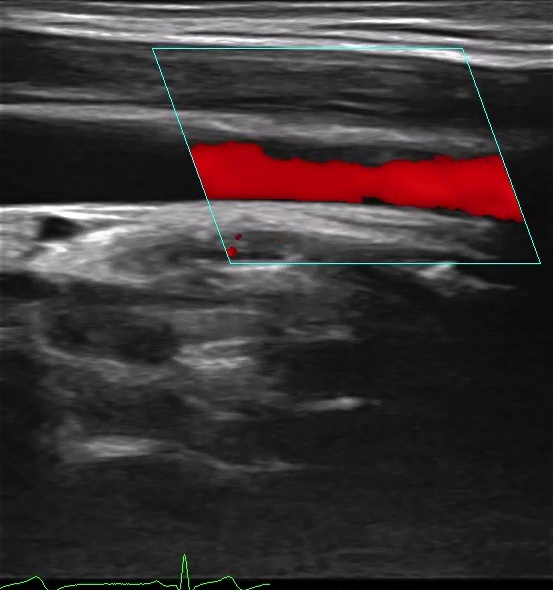
#> input picture data/classify_view/input/frame_004920.jpg, 553 x 590 px
$ python -i doppler_cursor_extractor.py   (imports and definitions only)
#> lines starting #> are read from the running program, lines starting #| are printed output that depends on the picture; after the words box and inside, x2 and y2 are one past the last pixel; in counts of white or black regions, pixels touching at a corner belong together
from dataclasses import dataclass

import cv2
import numpy as np

from config import (
    GREEN_HSV_LOWER,
    GREEN_HSV_UPPER,
    CURSOR_BEAM_REMOVAL_THICKNESS,
    CURSOR_LINE_FIT_DISTANCE_PIXELS,
    CURSOR_LINE_MAX_ANGLE_DIFF_DEGREES,
    CURSOR_LINE_MIN_ANGLE_DIFF_DEGREES,
    CURSOR_LINE_PAIR_MAX_ANGLE_DIFF_DEGREES,
    CURSOR_LINE_PAIR_MAX_OFFSET_PIXELS,
    HOUGH_MAXIMUM_LINE_GAP,
    HOUGH_RHO,
    HOUGH_THETA,
    HOUGH_THRESHOLD,
    INSONATION_HOUGH_THRESHOLD,
    INSONATION_MAX_LINE_GAP,
    INSONATION_MIN_LINE_LENGTH,
    MINIMUM_BEAM_LENGTH_PIXELS,
    MINIMUM_BEAM_LENGTH_RATIO,
    PREVIEW_BEAM_COLOR_BGR,
    PREVIEW_BEAM_THICKNESS,
    PREVIEW_CENTER_COLOR_BGR,
    PREVIEW_ENDPOINT_COLOR_BGR,
    PREVIEW_ENDPOINT_RADIUS,
    PREVIEW_INSONATION_COLOR_BGR,
    PREVIEW_MASK_COLOR_BGR,
)


LineSegment = tuple[int, int, int, int]
FittedLine = tuple[float, float, float, float]


@dataclass(frozen=True)
class DopplerCursorDetection:
    green_mask: np.ndarray
    line_segments: list[LineSegment]
    beam: LineSegment
    insonation_line: FittedLine | None
    cursor_center: tuple[int, int] | None


def create_green_pixel_mask(image: np.ndarray) -> np.ndarray:
    """Create a binary mask containing pixels within the configured green range."""
    print("[Cursor 1/4] Converting image from BGR to HSV.")
    print(
        f"[Cursor 1/4] Green HSV bounds: lower={GREEN_HSV_LOWER}, "
        f"upper={GREEN_HSV_UPPER}"
    )
    hsv_image = cv2.cvtColor(image, cv2.COLOR_BGR2HSV)
    green_mask = cv2.inRange(hsv_image, GREEN_HSV_LOWER, GREEN_HSV_UPPER)
    print(
        "[Cursor 1/4] "
        f"{cv2.countNonZero(green_mask)} pixels matched the green range."
    )
    return green_mask


def find_green_line_segments(green_mask: np.ndarray) -> list[LineSegment]:
    """Find line segments in the green mask using the probabilistic Hough transform."""
    minimum_length = max(
        MINIMUM_BEAM_LENGTH_PIXELS,
        int(green_mask.shape[0] * MINIMUM_BEAM_LENGTH_RATIO),
    )
    print("[Cursor 2/4] Searching the green mask for straight line segments.")
    print(
        f"[Cursor 2/4] Hough settings: vote threshold={HOUGH_THRESHOLD}, "
        f"minimum length={minimum_length}px, maximum gap={HOUGH_MAXIMUM_LINE_GAP}px."
    )
    segments = cv2.HoughLinesP(
        green_mask,
        rho=HOUGH_RHO,
        theta=HOUGH_THETA,
        threshold=HOUGH_THRESHOLD,
        minLineLength=minimum_length,
        maxLineGap=HOUGH_MAXIMUM_LINE_GAP,
    )
    if segments is None:
        print("[Cursor 2/4] No line segments were found.")
        raise ValueError("No line segments were detected in the green-pixel mask.")

    line_segments = [
        tuple(int(value) for value in segment)
        for segment in segments.reshape(-1, 4)
    ]
    print(f"[Cursor 2/4] Found {len(line_segments)} line segments:")
    for index, (x1, y1, x2, y2) in enumerate(line_segments, start=1):
        length = float(np.hypot(x2 - x1, y2 - y1))
        angle = float(np.degrees(np.arctan2(y2 - y1, x2 - x1)))
        print(
            f"[Cursor 2/4]   segment {index}: "
            f"({x1}, {y1}) -> ({x2}, {y2}), "
            f"length={length:.1f}px, angle={angle:.1f} degrees"
        )
    return line_segments


def find_longest_line_segment(segments: list[LineSegment]) -> LineSegment:
    """Return the longest segment, raising an error when the list is empty."""
    if not segments:
        raise ValueError("Cannot select a longest line from an empty segment list.")

    beam = max(
        segments,
        key=lambda segment: np.hypot(
            segment[2] - segment[0],
            segment[3] - segment[1],
        ),
    )
    length = float(np.hypot(beam[2] - beam[0], beam[3] - beam[1]))
    print(
        f"[Cursor 3/4] Selected longest segment as beam: "
        f"{beam}, length={length:.1f}px."
    )
    return beam


def _angle_difference_degrees(first: float, second: float) -> float:
    return abs((first - second + 90) % 180 - 90)


# [11 lines left out: function _line_fit, not called in this run]


def _cross_2d(first: np.ndarray, second: np.ndarray) -> float:
    return float(first[0] * second[1] - first[1] * second[0])


def find_cursor_intersection(
    green_mask: np.ndarray,
    beam: LineSegment,
) -> tuple[FittedLine | None, tuple[int, int] | None]:
    """Fit the insonation stroke and intersect it with the Doppler beam."""
    print(
        "[Cursor 4/4] Masking the selected beam in a copy of the green mask "
        "so it cannot interfere with fitting the insonation stroke."
    )
    other_strokes = green_mask.copy()
    x1, y1, x2, y2 = beam
    cv2.line(
        other_strokes,
        (x1, y1),
        (x2, y2),
        0,
        CURSOR_BEAM_REMOVAL_THICKNESS,
    )

    print(
        "[Cursor 4/4] Detecting the remaining straight strokes with relaxed "
        f"Hough settings: vote threshold={INSONATION_HOUGH_THRESHOLD}, "
        f"minimum length={INSONATION_MIN_LINE_LENGTH}px, "
        f"maximum gap={INSONATION_MAX_LINE_GAP}px."
    )
    detected = cv2.HoughLinesP(
        other_strokes,
        rho=HOUGH_RHO,
        theta=HOUGH_THETA,
        threshold=INSONATION_HOUGH_THRESHOLD,
        minLineLength=INSONATION_MIN_LINE_LENGTH,
        maxLineGap=INSONATION_MAX_LINE_GAP,
    )
    if detected is None:
        print("[Cursor 4/4] No candidate strokes were detected after beam masking.")
        return None, None

    beam_start = np.array((x1, y1), dtype=np.float64)
    beam_direction = np.array((x2 - x1, y2 - y1), dtype=np.float64)
    beam_length = float(np.linalg.norm(beam_direction))
    beam_direction /= beam_length
    beam_angle = float(np.degrees(np.arctan2(beam_direction[1], beam_direction[0])))
    candidate_segments: list[tuple[LineSegment, float, float]] = []
    for raw_segment in detected.reshape(-1, 4):
        segment = tuple(int(value) for value in raw_segment)
        sx1, sy1, sx2, sy2 = segment
        direction = np.array((sx2 - sx1, sy2 - sy1), dtype=np.float64)
        length = float(np.linalg.norm(direction))
        angle = float(np.degrees(np.arctan2(direction[1], direction[0])))
        difference = _angle_difference_degrees(angle, beam_angle)
        midpoint = np.array(((sx1 + sx2) / 2, (sy1 + sy2) / 2))
        side = _cross_2d(beam_direction, midpoint - beam_start)
        print(
            f"[Cursor 4/4]   candidate {segment}: length={length:.1f}px, "
            f"angle={angle:.1f} degrees, angle to beam={difference:.1f} "
            f"degrees, beam-side={'left' if side < 0 else 'right'}."
        )
        if (
            difference < CURSOR_LINE_MIN_ANGLE_DIFF_DEGREES
            or difference > CURSOR_LINE_MAX_ANGLE_DIFF_DEGREES
        ):
            continue
        candidate_segments.append((segment, length, side))

    best_pair: tuple[LineSegment, LineSegment] | None = None
    best_direction: np.ndarray | None = None
    best_origin: np.ndarray | None = None
    best_score = -1.0
    for index, (first, first_length, first_side) in enumerate(candidate_segments):
        for second, second_length, second_side in candidate_segments[index + 1 :]:
            if first_side * second_side >= 0:
                continue
            first_angle = float(np.degrees(np.arctan2(first[3] - first[1], first[2] - first[0])))
            second_angle = float(np.degrees(np.arctan2(second[3] - second[1], second[2] - second[0])))
            if _angle_difference_degrees(first_angle, second_angle) > CURSOR_LINE_PAIR_MAX_ANGLE_DIFF_DEGREES:
                continue

            endpoints = np.array(
                ((first[0], first[1]), (first[2], first[3]),
                 (second[0], second[1]), (second[2], second[3])),
                dtype=np.float64,
            )
            fit_direction, fit_origin = _line_fit(endpoints)
            offsets = np.abs(
                (endpoints[:, 0] - fit_origin[0]) * fit_direction[1]
                - (endpoints[:, 1] - fit_origin[1]) * fit_direction[0]
            )
            max_offset = float(np.max(offsets))
            if max_offset > CURSOR_LINE_PAIR_MAX_OFFSET_PIXELS:
                continue
            score = (first_length + second_length) / (1 + max_offset)
            if score > best_score:
                best_pair = first, second
                best_direction = fit_direction
                best_origin = fit_origin
                best_score = score

    if best_pair is None or best_direction is None or best_origin is None:
        print(
            "[Cursor 4/4] Could not find two aligned insonation-stroke portions "
            "on opposite sides of the beam."
        )
        return None, None

    print(
        f"[Cursor 4/4] Paired stroke portions {best_pair[0]} and {best_pair[1]}; "
        f"combined line-fit score={best_score:.2f}."
    )
    coordinates_y, coordinates_x = np.where(other_strokes > 0)
    pixels = np.column_stack((coordinates_x, coordinates_y)).astype(np.float64)
    relative_pixels = pixels - best_origin
    distances = np.abs(
        relative_pixels[:, 0] * best_direction[1]
        - relative_pixels[:, 1] * best_direction[0]
    )
    projections = relative_pixels @ best_direction
    endpoints = np.array(
        (*best_pair[0][:2], *best_pair[0][2:], *best_pair[1][:2], *best_pair[1][2:]),
        dtype=np.float64,
    ).reshape(-1, 2)
    endpoint_projections = (endpoints - best_origin) @ best_direction
    in_span = (
        (projections >= endpoint_projections.min() - 3)
        & (projections <= endpoint_projections.max() + 3)
    )
    fit_pixels = pixels[(distances <= CURSOR_LINE_FIT_DISTANCE_PIXELS) & in_span]
    if len(fit_pixels) < 2:
        raise ValueError("Too few green pixels remained to fit the insonation line.")
    insonation_direction, insonation_origin = _line_fit(fit_pixels)
    print(
        f"[Cursor 4/4] Refitted insonation line using {len(fit_pixels)} green "
        f"pixels; direction=({insonation_direction[0]:.3f}, "
        f"{insonation_direction[1]:.3f})."
    )

    denominator = _cross_2d(insonation_direction, beam_direction)
    if abs(denominator) < 1e-6:
        print("[Cursor 4/4] Insonation line is parallel to the beam; no crossing.")
        return None, None
    distance_to_intersection = _cross_2d(
        beam_start - insonation_origin,
        beam_direction,
    ) / denominator
    intersection = insonation_origin + distance_to_intersection * insonation_direction
    beam_position = float((intersection - beam_start) @ beam_direction)
    if beam_position < -2 or beam_position > beam_length + 2:
        print(
            f"[Cursor 4/4] Fitted-line crossing is outside the detected beam "
            f"segment: distance={beam_position:.1f}px, beam length={beam_length:.1f}px."
        )
        return None, None

    fitted_projections = (fit_pixels - insonation_origin) @ insonation_direction
    fitted_start = insonation_origin + fitted_projections.min() * insonation_direction
    fitted_end = insonation_origin + fitted_projections.max() * insonation_direction
    insonation_line = (
        float(fitted_start[0]),
        float(fitted_start[1]),
        float(fitted_end[0]),
        float(fitted_end[1]),
    )
    cursor_center = round(float(intersection[0])), round(float(intersection[1]))
    print(
        f"[Cursor 4/4] Beam/insonation intersection: "
        f"({intersection[0]:.2f}, {intersection[1]:.2f}) -> "
        f"pixel {cursor_center}; used as the lumen-search anchor."
    )
    return insonation_line, cursor_center


def extract_doppler_cursor(image: np.ndarray) -> DopplerCursorDetection:
    """Detect green cursor pixels and choose the longest detected line as its beam."""
    print("\n=== Doppler cursor extraction ===")
    green_mask = create_green_pixel_mask(image)
    segments = find_green_line_segments(green_mask)
    beam = find_longest_line_segment(segments)
    insonation_line, cursor_center = find_cursor_intersection(green_mask, beam)
    return DopplerCursorDetection(
        green_mask,
        segments,
        beam,
        insonation_line,
        cursor_center,
    )


# [52 lines left out: function create_cursor_preview, not called in this run]


def count_green_pixels(green_mask: np.ndarray) -> int:
    return int(cv2.countNonZero(green_mask))

>>> import cv2
>>> picture = cv2.imread('../../../data/classify_view/input/frame_004920.jpg')
#> picture is the input picture: shape (590, 553, 3); mean B, G, R 52.3, 51.5, 59
>>> result = extract_doppler_cursor(picture)
#> in create_green_pixel_mask, `green_mask = cv2.inRange(hsv_image, GREEN_HSV_LOWER, GREEN_HSV_UPPER)`:
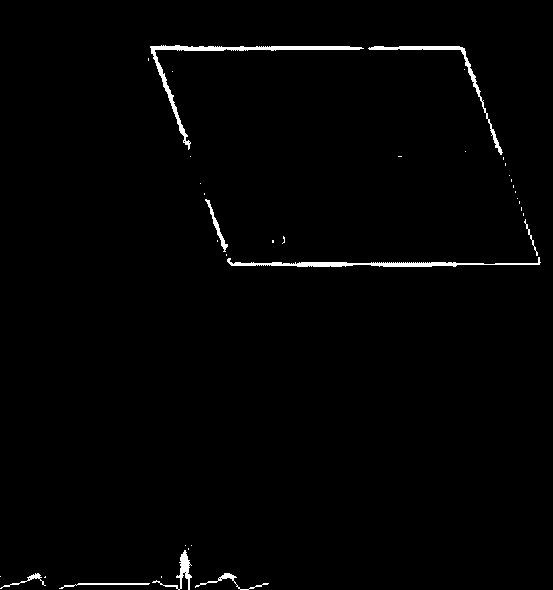
#> green_mask: shape (590, 553); 1.3% white; 37 white regions (28 under 20 px), largest, box (x1, y1, x2, y2) and area: (150, 45, 364, 150) 1270, (227, 257, 541, 267) 1047, (368, 46, 503, 155) 698
#| [Cursor 1/4] 4151 pixels matched the green range.
#| [Cursor 2/4] Hough settings: vote threshold=20, minimum length=236px, maximum gap=10px.
#> in find_green_line_segments, `segments = cv2.HoughLinesP( green_mask, rho=HOUGH_RHO, theta=HOUGH_THE..`: segments = [[150, 47, 462, 47], [151, 48, 464, 48], [230, 264, 539, 264], [229, 263, 483, 263], [151, 49, 464, 49]]
#> in find_green_line_segments, `line_segments = [ tuple(int(value) for value in segment) for segment i..`: line_segments = [(150, 47, 462, 47), (151, 48, 464, 48), (230, 264, 539, 264), (229, 263, 483, 263), (151, 49, 464, 49)]
#| [Cursor 2/4] Found 5 line segments:
#> the loop in find_green_line_segments, `for index, (x1, y1, x2, y2) in enumerate(line_segments, start=1):` made 5 passes
#> (x1, y1, x2, y2, length) on passes 1 to 5: (150, 47, 462, 47, 312), (151, 48, 464, 48, 313), (230, 264, 539, 264, 309), (229, 263, 483, 263, 254), (151, 49, 464, 49, 313)
#> (printed output is left out)
#> in extract_doppler_cursor, `segments = find_green_line_segments(green_mask)`: segments has the same summary as line_segments in find_green_line_segments
#> in find_longest_line_segment, `beam = max( segments, key=lambda segment: np.hypot( segment[2] - segme..`: beam = (151, 48, 464, 48)
#> in find_longest_line_segment, `length = float(np.hypot(beam[2] - beam[0], beam[3] - beam[1]))`: length = 313
#| [Cursor 3/4] Selected longest segment as beam: (151, 48, 464, 48), length=313.0px.
#> in extract_doppler_cursor, `beam = find_longest_line_segment(segments)`: beam = (151, 48, 464, 48)
#> in find_cursor_intersection, `x1, y1, x2, y2 = beam`: x1 = 151; y1 = 48; x2 = 464; y2 = 48
#> in find_cursor_intersection, `cv2.line( other_strokes, (x1, y1), (x2, y2), 0, CURSOR_BEAM_REMOVAL_TH..`:
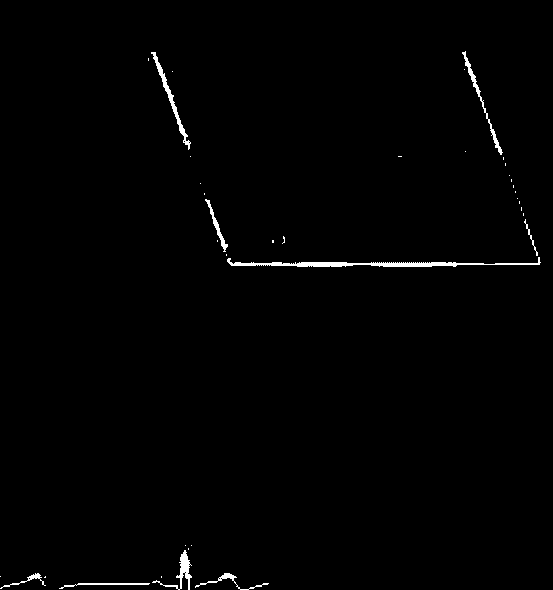
#> other_strokes: shape (590, 553); 0.9% white; 37 white regions (28 under 20 px), largest, box (x1, y1, x2, y2) and area: (227, 257, 541, 267) 1047, (151, 52, 191, 150) 417, (462, 51, 503, 155) 336
#> in find_cursor_intersection, `detected = cv2.HoughLinesP( other_strokes, rho=HOUGH_RHO, theta=HOUGH_..`: detected = 68 rows, first 6: [230, 264, 539, 264], [464, 52, 505, 165], [207, 200, 229, 263], [230, 263, 483, 263], [164, 73, 181, 133], [78, 583, 139, 584]
#> in find_cursor_intersection, `beam_start = np.array((x1, y1), dtype=np.float64)`: beam_start = [151, 48]
#> in find_cursor_intersection, `beam_direction = np.array((x2 - x1, y2 - y1), dtype=np.float64)`: beam_direction = [313, 0]
#> in find_cursor_intersection, `beam_length = float(np.linalg.norm(beam_direction))`: beam_length = 313
#> in find_cursor_intersection, `beam_direction /= beam_length`: beam_direction = [1, 0]
#> in find_cursor_intersection, `beam_angle = float(np.degrees(np.arctan2(beam_direction[1], beam_direc..`: beam_angle = 0
#> the loop in find_cursor_intersection, `for raw_segment in detected.reshape(-1, 4):` made 68 passes
#> (sx1, sy1, sx2, sy2, direction, length, angle, difference) on passes 2, 3, 5, 6, 9, 10, 11, 12: (464, 52, 505, 165, [41, 113], 120.2, 70.06, 70.06), (207, 200, 229, 263, [22, 63], 66.73, 70.75, 70.75), (164, 73, 181, 133, [17, 60], 62.36, 74.18, 74.18), (78, 583, 139, 584, [61, 1], 61.01, 0.939, 0.939), (181, 556, 191, 576, [10, 20], 22.36, 63.43, 63.43), (524, 221, 539, 262, [15, 41], 43.66, 69.9, 69.9), (180, 565, 190, 577, [10, 12], 15.62, 50.19, 50.19), (218, 579, 236, 577, [18, -2], 18.11, -6.34, 6.34)
#> (printed output is left out)
#> after the loop in find_cursor_intersection, `for raw_segment in detected.reshape(-1, 4):`: candidate_segments = 34 items
#> the loop in find_cursor_intersection, `for index, (first, first_length, first_side) in enumerate(candidate_se..` made 34 passes
#> (first, first_length, first_side) on passes 1 to 8: ((464, 52, 505, 165), 120.2, 60.5), ((207, 200, 229, 263), 66.73, 183.5), ((164, 73, 181, 133), 62.36, 55), ((181, 556, 191, 576), 22.36, 518), ((524, 221, 539, 262), 43.66, 193.5), ((180, 565, 190, 577), 15.62, 523), ((159, 63, 175, 116), 55.36, 41.5), ((153, 52, 168, 97), 47.43, 26.5)
#> after the loop in find_cursor_intersection, `for index, (first, first_length, first_side) in enumerate(candidate_se..`: best_score = -1

$ run again, on data/classify_view/input/frame_006090.jpg
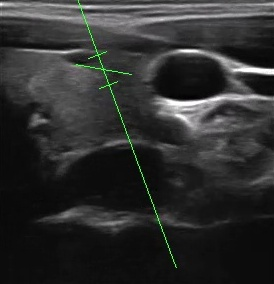
#> input picture data/classify_view/input/frame_006090.jpg, 274 x 284 px
#> picture is the input picture: shape (284, 274, 3); mean B, G, R 46.3, 47, 46.2
#> hsv_image: shape (284, 274, 3); mean H, S, V 23.3, 7.5, 47.5
#> in create_green_pixel_mask, `green_mask = cv2.inRange(hsv_image, GREEN_HSV_LOWER, GREEN_HSV_UPPER)`:
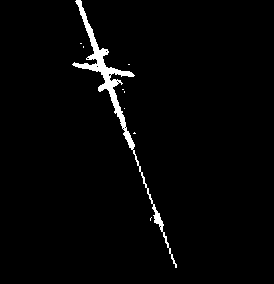
#> green_mask: shape (284, 274); 2.2% white; 9 white regions (8 under 20 px), largest, box (x1, y1, x2, y2) and area: (72, 0, 177, 268) 1711
#| [Cursor 1/4] 1730 pixels matched the green range.
#| [Cursor 2/4] Hough settings: vote threshold=20, minimum length=113px, maximum gap=10px.
#> in find_green_line_segments, `segments = cv2.HoughLinesP( green_mask, rho=HOUGH_RHO, theta=HOUGH_THE..`: segments = [[78, 0, 175, 267], [80, 0, 176, 266], [76, 0, 130, 147], [81, 1, 134, 146], [79, 0, 176, 267], [87, 31, 128, 144]]
#> line_segments = [(78, 0, 175, 267), (80, 0, 176, 266), (76, 0, 130, 147), (81, 1, 134, 146), (79, 0, 176, 267), (87, 31, 128, 144)]
#| [Cursor 2/4] Found 6 line segments:
#> the loop in find_green_line_segments, `for index, (x1, y1, x2, y2) in enumerate(line_segments, start=1):` made 6 passes
#> (x1, y1, x2, y2, length, angle) on passes 1 to 6: (78, 0, 175, 267, 284.1, 70.03), (80, 0, 176, 266, 282.8, 70.16), (76, 0, 130, 147, 156.6, 69.83), (81, 1, 134, 146, 154.4, 69.92), (79, 0, 176, 267, 284.1, 70.03), (87, 31, 128, 144, 120.2, 70.06)
#> (printed output is left out)
#> in extract_doppler_cursor, `segments = find_green_line_segments(green_mask)`: segments has the same summary as line_segments in find_green_line_segments
#> in find_longest_line_segment, `beam = max( segments, key=lambda segment: np.hypot( segment[2] - segme..`: beam = (78, 0, 175, 267)
#> in find_longest_line_segment, `length = float(np.hypot(beam[2] - beam[0], beam[3] - beam[1]))`: length = 284.1
#| [Cursor 3/4] Selected longest segment as beam: (78, 0, 175, 267), length=284.1px.
#> in extract_doppler_cursor, `beam = find_longest_line_segment(segments)`: beam = (78, 0, 175, 267)
#> in find_cursor_intersection, `x1, y1, x2, y2 = beam`: x1 = 78; y1 = 0; x2 = 175; y2 = 267
#> in find_cursor_intersection, `cv2.line( other_strokes, (x1, y1), (x2, y2), 0, CURSOR_BEAM_REMOVAL_TH..`:
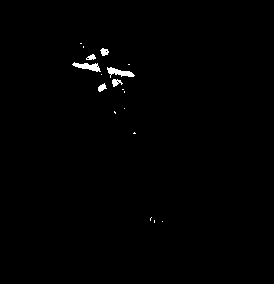
#> other_strokes: shape (284, 274); 0.65% white; 18 white regions (12 under 20 px), largest, box (x1, y1, x2, y2) and area: (107, 67, 135, 78) 147, (72, 62, 101, 72) 146, (112, 79, 123, 87) 51, (100, 48, 109, 56) 48, (98, 83, 107, 92) 47, (86, 54, 96, 60) 38
#> detected = 16 rows, first 6: [78, 66, 94, 56], [72, 64, 99, 69], [73, 65, 99, 70], [83, 64, 99, 68], [107, 68, 129, 76], [113, 86, 125, 71]
#> beam_start = [78, 0]
#> in find_cursor_intersection, `beam_direction = np.array((x2 - x1, y2 - y1), dtype=np.float64)`: beam_direction = [97, 267]
#> beam_length = 284.1
#> in find_cursor_intersection, `beam_direction /= beam_length`: beam_direction = [0.341, 0.94]
#> beam_angle = 70.03
#> the loop in find_cursor_intersection, `for raw_segment in detected.reshape(-1, 4):` made 16 passes
#> (sx1, sy1, sx2, sy2, direction, length, angle, difference) on passes 1 to 8: (78, 66, 94, 56, [16, -10], 18.87, -32.01, 77.96), (72, 64, 99, 69, [27, 5], 27.46, 10.49, 59.54), (73, 65, 99, 70, [26, 5], 26.48, 10.89, 59.15), (83, 64, 99, 68, [16, 4], 16.49, 14.04, 56), (107, 68, 129, 76, [22, 8], 23.41, 19.98, 50.05), (113, 86, 125, 71, [12, -15], 19.21, -51.34, 58.63), (112, 68, 133, 76, [21, 8], 22.47, 20.85, 49.18), (110, 68, 117, 84, [7, 16], 17.46, 66.37, 3.66)
#> (printed output is left out)
#> after the loop in find_cursor_intersection, `for raw_segment in detected.reshape(-1, 4):`: candidate_segments = 10 items
#> the loop in find_cursor_intersection, `for index, (first, first_length, first_side) in enumerate(candidate_se..` made 10 passes
#> (first, first_length, first_side) on passes 2, 3, 4, 5, 7, 8: ((72, 64, 99, 69), 27.46, 15.66), ((73, 65, 99, 70), 26.48, 15.53), ((83, 64, 99, 68), 16.49, 10.32), ((107, 68, 129, 76), 23.41, -13.01), ((112, 68, 133, 76), 22.47, -17.24), ((85, 63, 97, 65), 12.17, 9.63)
#> after the loop in find_cursor_intersection, `for index, (first, first_length, first_side) in enumerate(candidate_se..`: best_direction = [0.957, 0.29]; best_origin = [104.5, 68]; best_pair = ((107, 68, 129, 76), (85, 63, 97, 65)); best_score = 18.92
#| [Cursor 4/4] Paired stroke portions (107, 68, 129, 76) and (85, 63, 97, 65); combined line-fit score=18.92.
#> coordinates_y = 505 values from 43 to 222; coordinates_x = 505 values, max 162 at index 503, min 72 at index 103, mean 104.9
#> pixels = 505 pairs, first value 72 to 162, second value 43 to 222
#> relative_pixels = 505 pairs, first value -32.5 to 57.5, second value -25 to 154
#> distances = 505 values, max 133 at index 504, min 0.0086 at index 330, mean 9.44
#> projections = 505 values, max 99.46 at index 503, min -32.26 at index 103, mean 1.75
#> endpoints = [[107, 68], [129, 76], [85, 63], [97, 65]]
#> endpoint_projections = [2.39, 25.77, -20.11, -8.05]
#> fit_pixels = 157 pairs, first value 83 to 132, second value 63 to 76
#> insonation_direction = [0.969, 0.249]; insonation_origin = [111, 70.03]
#| [Cursor 4/4] Refitted insonation line using 157 green pixels; direction=(0.969, 0.249).
#> denominator = 0.825
#> distance_to_intersection = -8.62
#> intersection = [102.7, 67.88]
#> beam_position = 72.22
#> fitted_projections = 157 values, max 21.82 at index 156, min -28.63 at index 5, mean -2.97e-07
#> fitted_start = [83.28, 62.91]
#> fitted_end = [132.1, 75.45]
#> in find_cursor_intersection, `insonation_line = ( float(fitted_start[0]), float(fitted_start[1]), fl..`: insonation_line = (83.28, 62.91, 132.1, 75.45)
#> in find_cursor_intersection, `cursor_center = round(float(intersection[0])), round(float(intersectio..`: cursor_center = (103, 68)
#| [Cursor 4/4] Beam/insonation intersection: (102.66, 67.88) -> pixel (103, 68); used as the lumen-search anchor.
#> in extract_doppler_cursor, `insonation_line, cursor_center = find_cursor_intersection(green_mask, ..`: insonation_line = (83.28, 62.91, 132.1, 75.45); cursor_center = (103, 68)
